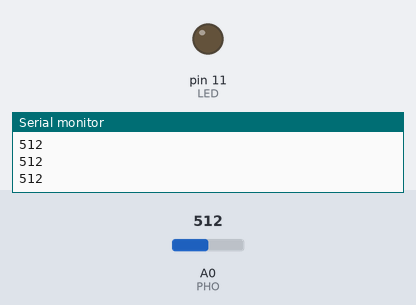
A sketch run on a simulated Arduino Uno, built with avr-gcc and run on an emulated ATmega328P. Shown: output pins drawn as LEDs (lit = HIGH), the last lines printed to the serial monitor. The test bench sets the inputs (shaded band); at power-on: A0 (PHO) = 512.

Above: at 1.2 s.
1.3 s: A0 (PHO) set to 11
2.8 s: A0 (PHO) set to 8
At 3.5 s:
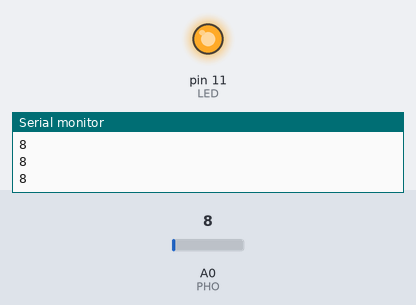
4.3 s: A0 (PHO) set to 122
At 4.7 s:
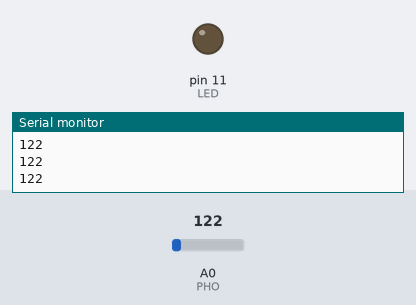
5.8 s: A0 (PHO) set to 0
At 7.0 s:
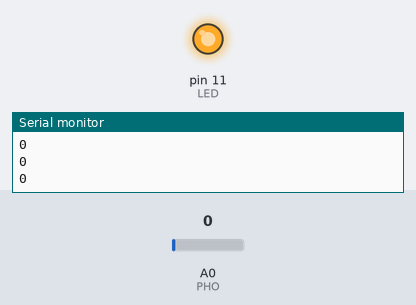
Timing chart, 0 to 8.3 s (numbered marks = the images above; inputs shaded):
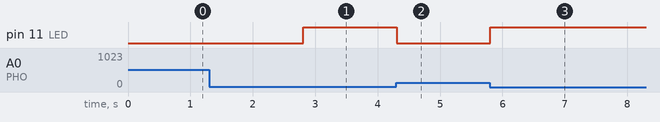

Measured:
- the behaviour switches between 10 and 9 on A0 (PHO) (found by bisection; images 0 and 1)
- after the input at 2.8 s, pin 11 (LED): LOW → HIGH at once
- after the input at 4.3 s, pin 11 (LED): HIGH → LOW at once
- after the input at 5.8 s, pin 11 (LED): LOW → HIGH at once

The sketch:

Photoresistor.ino
```cpp
const int PHO = A0;
int PHO_VAL = 0;
const int LED = 11;

void setup() {
  // put your setup code here, to run once:
  pinMode(PHO, INPUT);
  pinMode(LED, OUTPUT);
  Serial.begin(9600);
}

void loop() {
  // put your main code here, to run repeatedly:
  PHO_VAL = analogRead(PHO);
  Serial.println(PHO_VAL);
  if (PHO_VAL < 10) {
    digitalWrite(LED, HIGH);
  } else {
    digitalWrite(LED, LOW);

  }
}
```
